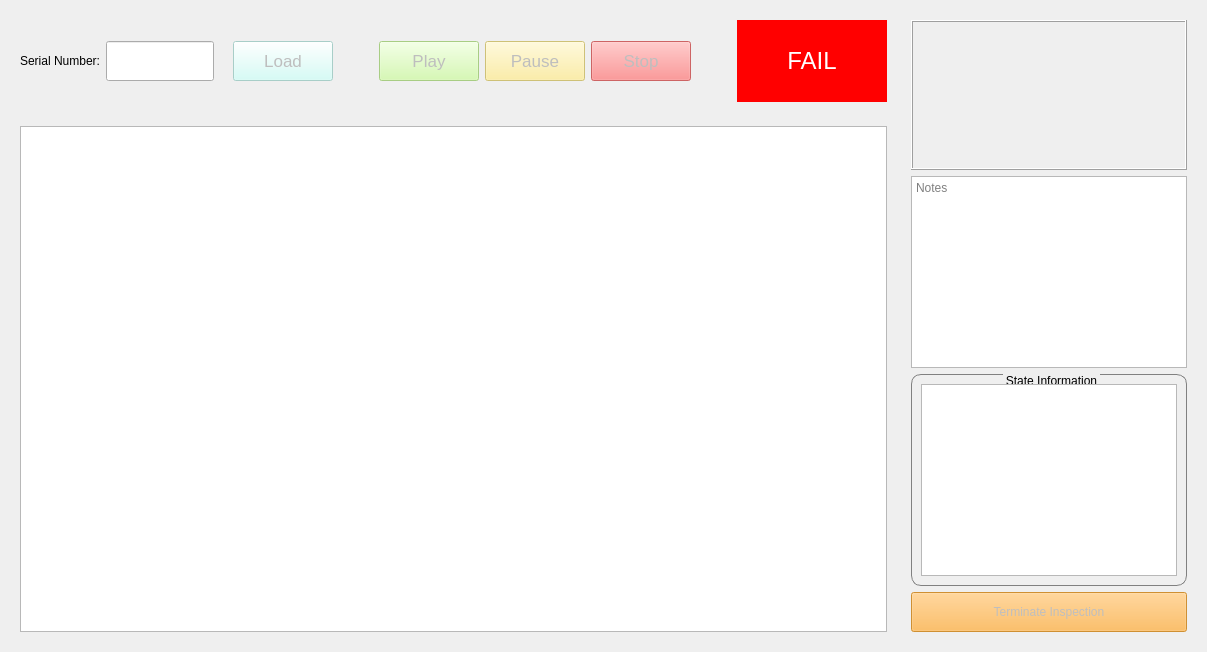
      <widget class="QWidget" name="tab_sop">
       <attribute name="title">
        <string>SO&amp;P Inspection</string>
       </attribute>
       <layout class="QHBoxLayout" name="horizontalLayout_16">
        <item>
         <layout class="QVBoxLayout" name="verticalLayout_9">
          <item>
           <widget class="QWidget" name="widget_8" native="true">
            <layout class="QGridLayout" name="gridLayout_23">
             <item row="0" column="0">
              <spacer name="verticalSpacer_4">
               <property name="orientation">
                <enum>Qt::Vertical</enum>
               </property>
               <property name="sizeType">
                <enum>QSizePolicy::Fixed</enum>
               </property>
               <property name="sizeHint" stdset="0">
                <size>
                 <width>20</width>
                 <height>15</height>
                </size>
               </property>
              </spacer>
             </item>
             <item row="1" column="2">
              <layout class="QHBoxLayout" name="horizontalLayout_14">
               <item>
                <widget class="QPushButton" name="play_SOP_pushButton">
                 <property name="enabled">
                  <bool>false</bool>
                 </property>
                 <property name="minimumSize">
                  <size>
                   <width>100</width>
                   <height>40</height>
                  </size>
                 </property>
                 <property name="font">
                  <font>
                   <pointsize>13</pointsize>
                  </font>
                 </property>
                 <property name="styleSheet">
                  <string notr="true">background-color: rgb(205, 249, 161);</string>
                 </property>
                 <property name="text">
                  <string>Play</string>
                 </property>
                </widget>
               </item>
               <item>
                <widget class="QPushButton" name="pause_SOP_pushButton">
                 <property name="enabled">
                  <bool>false</bool>
                 </property>
                 <property name="minimumSize">
                  <size>
                   <width>100</width>
                   <height>40</height>
                  </size>
                 </property>
                 <property name="font">
                  <font>
                   <pointsize>13</pointsize>
                  </font>
                 </property>
                 <property name="styleSheet">
                  <string notr="true">background-color: rgb(251, 235, 145);</string>
                 </property>
                 <property name="text">
                  <string>Pause</string>
                 </property>
                </widget>
               </item>
               <item>
                <widget class="QPushButton" name="stop_SOP_pushButton">
                 <property name="enabled">
                  <bool>false</bool>
                 </property>
                 <property name="minimumSize">
                  <size>
                   <width>100</width>
                   <height>40</height>
                  </size>
                 </property>
                 <property name="font">
                  <font>
                   <pointsize>13</pointsize>
                  </font>
                 </property>
                 <property name="styleSheet">
                  <string notr="true">background-color: rgb(249, 122, 122);</string>
                 </property>
                 <property name="text">
                  <string>Stop</string>
                 </property>
                </widget>
               </item>
              </layout>
             </item>
             <item row="1" column="3">
              <spacer name="horizontalSpacer_15">
               <property name="orientation">
                <enum>Qt::Horizontal</enum>
               </property>
               <property name="sizeHint" stdset="0">
                <size>
                 <width>40</width>
                 <height>20</height>
                </size>
               </property>
              </spacer>
             </item>
             <item row="0" column="5" rowspan="3">
              <widget class="QLabel" name="state_SOP_label">
               <property name="minimumSize">
                <size>
                 <width>150</width>
                 <height>80</height>
                </size>
               </property>
               <property name="styleSheet">
                <string notr="true">background-color: red; color: white; font-size: 24px;</string>
               </property>
               <property name="text">
                <string>FAIL</string>
               </property>
               <property name="alignment">
                <set>Qt::AlignCenter</set>
               </property>
              </widget>
             </item>
             <item row="2" column="0">
              <spacer name="verticalSpacer_2">
               <property name="orientation">
                <enum>Qt::Vertical</enum>
               </property>
               <property name="sizeType">
                <enum>QSizePolicy::Fixed</enum>
               </property>
               <property name="sizeHint" stdset="0">
                <size>
                 <width>20</width>
                 <height>15</height>
                </size>
               </property>
              </spacer>
             </item>
             <item row="1" column="1">
              <spacer name="horizontalSpacer_12">
               <property name="orientation">
                <enum>Qt::Horizontal</enum>
               </property>
               <property name="sizeHint" stdset="0">
                <size>
                 <width>40</width>
                 <height>20</height>
                </size>
               </property>
              </spacer>
             </item>
             <item row="1" column="0">
              <layout class="QHBoxLayout" name="horizontalLayout_15">
               <item>
                <layout class="QVBoxLayout" name="verticalLayout_11">
                 <item>
                  <layout class="QGridLayout" name="gridLayout_20">
                   <item row="1" column="0">
                    <widget class="QLabel" name="sn_SOP_label">
                     <property name="text">
                      <string>Serial Number:</string>
                     </property>
                     <property name="alignment">
                      <set>Qt::AlignRight|Qt::AlignTrailing|Qt::AlignVCenter</set>
                     </property>
                    </widget>
                   </item>
                   <item row="1" column="1">
                    <widget class="QLineEdit" name="sn_SOP_lineEdit">
                     <property name="sizePolicy">
                      <sizepolicy hsizetype="Preferred" vsizetype="Preferred">
                       <horstretch>0</horstretch>
                       <verstretch>0</verstretch>
                      </sizepolicy>
                     </property>
                     <property name="minimumSize">
                      <size>
                       <width>0</width>
                       <height>36</height>
                      </size>
                     </property>
                     <property name="toolTip">
                      <string>Enter Serial Number</string>
                     </property>
                     <property name="text">
                      <string/>
                     </property>
                    </widget>
                   </item>
                  </layout>
                 </item>
                </layout>
               </item>
               <item>
                <spacer name="horizontalSpacer_14">
                 <property name="orientation">
                  <enum>Qt::Horizontal</enum>
                 </property>
                 <property name="sizeHint" stdset="0">
                  <size>
                   <width>13</width>
                   <height>20</height>
                  </size>
                 </property>
                </spacer>
               </item>
               <item>
                <widget class="QPushButton" name="start_SOP_pushButton">
                 <property name="enabled">
                  <bool>false</bool>
                 </property>
                 <property name="minimumSize">
                  <size>
                   <width>100</width>
                   <height>40</height>
                  </size>
                 </property>
                 <property name="font">
                  <font>
                   <pointsize>13</pointsize>
                  </font>
                 </property>
                 <property name="styleSheet">
                  <string notr="true">background-color: rgb(204, 251, 244);</string>
                 </property>
                 <property name="text">
                  <string>Load</string>
                 </property>
                </widget>
               </item>
              </layout>
             </item>
            </layout>
           </widget>
          </item>
          <item>
           <widget class="QWidget" name="widget_9" native="true">
            <layout class="QGridLayout" name="gridLayout_22">
             <item row="0" column="0">
              <widget class="DrawShapesGraphics" name="showImage_SOP_graphicsView"/>
             </item>
            </layout>
           </widget>
          </item>
         </layout>
        </item>
        <item>
         <widget class="QWidget" name="widget_7" native="true">
          <property name="maximumSize">
           <size>
            <width>350</width>
            <height>16777215</height>
           </size>
          </property>
          <layout class="QGridLayout" name="gridLayout_21">
           <item row="0" column="0">
            <layout class="QVBoxLayout" name="verticalLayout_10">
             <item>
              <widget class="QLabel" name="Image_SOP_label">
               <property name="sizePolicy">
                <sizepolicy hsizetype="Expanding" vsizetype="Expanding">
                 <horstretch>0</horstretch>
                 <verstretch>0</verstretch>
                </sizepolicy>
               </property>
               <property name="minimumSize">
                <size>
                 <width>0</width>
                 <height>150</height>
                </size>
               </property>
               <property name="frameShape">
                <enum>QFrame::Box</enum>
               </property>
               <property name="frameShadow">
                <enum>QFrame::Raised</enum>
               </property>
               <property name="text">
                <string/>
               </property>
               <property name="alignment">
                <set>Qt::AlignCenter</set>
               </property>
              </widget>
             </item>
             <item>
              <widget class="QTextBrowser" name="note_SOP_textBrowser">
               <property name="minimumSize">
                <size>
                 <width>0</width>
                 <height>120</height>
                </size>
               </property>
               <property name="html">
                <string>&lt;!DOCTYPE HTML PUBLIC &quot;-//W3C//DTD HTML 4.0//EN&quot; &quot;http://www.w3.org/TR/REC-html40/strict.dtd&quot;&gt;
&lt;html&gt;&lt;head&gt;&lt;meta name=&quot;qrichtext&quot; content=&quot;1&quot; /&gt;&lt;style type=&quot;text/css&quot;&gt;
p, li { white-space: pre-wrap; }
&lt;/style&gt;&lt;/head&gt;&lt;body style=&quot; font-family:'Ubuntu'; font-size:11pt; font-weight:400; font-style:normal;&quot;&gt;
&lt;p style=&quot;-qt-paragraph-type:empty; margin-top:0px; margin-bottom:0px; margin-left:0px; margin-right:0px; -qt-block-indent:0; text-indent:0px;&quot;&gt;&lt;br /&gt;&lt;/p&gt;&lt;/body&gt;&lt;/html&gt;</string>
               </property>
               <property name="placeholderText">
                <string>Notes</string>
               </property>
              </widget>
             </item>
             <item>
              <widget class="QGroupBox" name="stateInfo_SOP_groupBox">
               <property name="minimumSize">
                <size>
                 <width>0</width>
                 <height>0</height>
                </size>
               </property>
               <property name="maximumSize">
                <size>
                 <width>350</width>
                 <height>16777215</height>
                </size>
               </property>
               <property name="styleSheet">
                <string notr="true">QGroupBox{
border-width:1px;
border-style:solid;
border-radius: 10px;
border-color:gray;
margin-top:2.5ex;
}
QGroupBox::title{
subcontrol-origin:margin;
subcontrol-position:top center;
padding:0 1px;
}</string>
               </property>
               <property name="title">
                <string>State Information</string>
               </property>
               <layout class="QHBoxLayout" name="horizontalLayout_13">
                <item>
                 <widget class="QTextBrowser" name="stateInfo_SOP_textBrowser">
                  <property name="html">
                   <string>&lt;!DOCTYPE HTML PUBLIC &quot;-//W3C//DTD HTML 4.0//EN&quot; &quot;http://www.w3.org/TR/REC-html40/strict.dtd&quot;&gt;
&lt;html&gt;&lt;head&gt;&lt;meta name=&quot;qrichtext&quot; content=&quot;1&quot; /&gt;&lt;style type=&quot;text/css&quot;&gt;
p, li { white-space: pre-wrap; }
&lt;/style&gt;&lt;/head&gt;&lt;body style=&quot; font-family:'Ubuntu'; font-size:11pt; font-weight:400; font-style:normal;&quot;&gt;
&lt;p style=&quot;-qt-paragraph-type:empty; margin-top:0px; margin-bottom:0px; margin-left:0px; margin-right:0px; -qt-block-indent:0; text-indent:0px;&quot;&gt;&lt;br /&gt;&lt;/p&gt;&lt;/body&gt;&lt;/html&gt;</string>
                  </property>
                 </widget>
                </item>
               </layout>
              </widget>
             </item>
            </layout>
           </item>
           <item row="1" column="0">
            <widget class="QPushButton" name="terminate_pushButton">
             <property name="enabled">
              <bool>false</bool>
             </property>
             <property name="minimumSize">
              <size>
               <width>0</width>
               <height>40</height>
              </size>
             </property>
             <property name="styleSheet">
              <string notr="true">background-color: rgb(252, 175, 62);</string>
             </property>
             <property name="text">
              <string>Terminate Inspection</string>
             </property>
            </widget>
           </item>
          </layout>
         </widget>
        </item>
       </layout>
      </widget>
